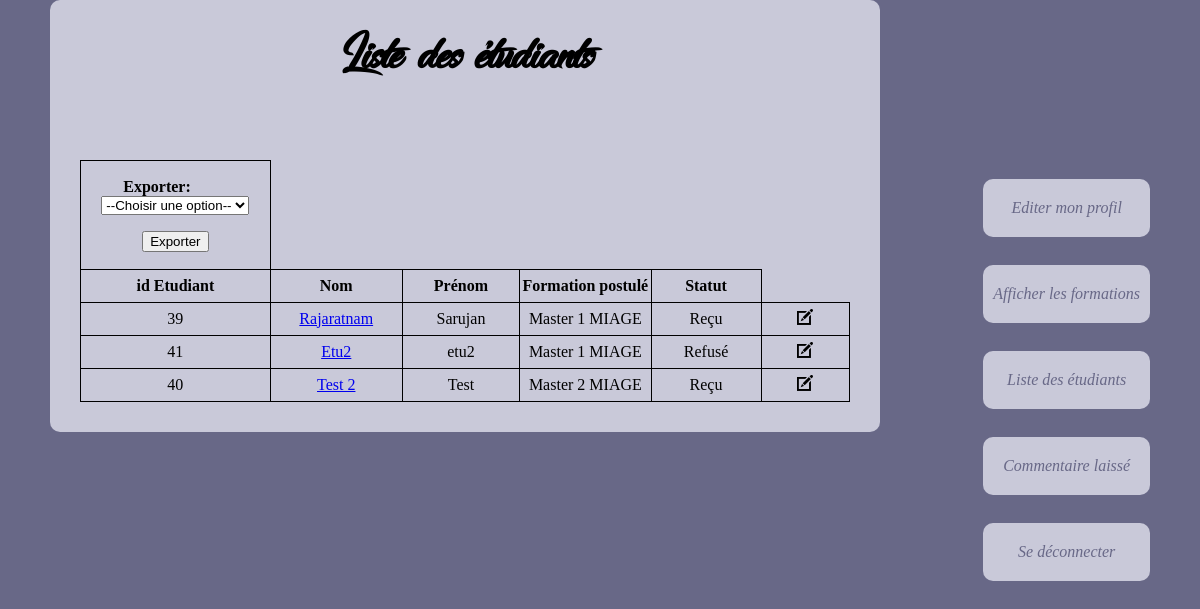
Page /Prof/Etudiants.php on the earlier database version.
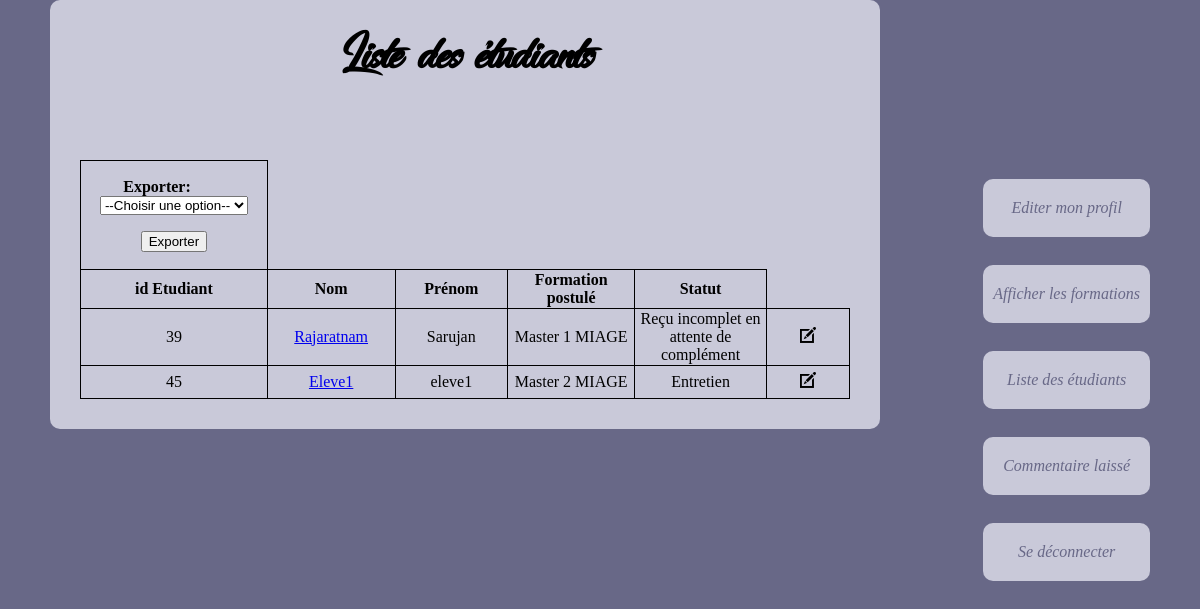
Same page on the later database version.
### tables this page shows
CREATE TABLE `Utilisateur` (
  `id_etudiant` int(11) NOT NULL,
  `Nom` varchar(50) NOT NULL,
  `Prenom` varchar(50) DEFAULT NULL,
  `carte_id` int(11) DEFAULT NULL,
  `date_naiss` date DEFAULT NULL,
  `adresse` varchar(100) DEFAULT NULL,
  `num_tel` int(11) DEFAULT NULL,
  `mail` varchar(70) NOT NULL,
  `mdp` varchar(50) NOT NULL,
  `choixFormation` int(11) DEFAULT NULL,
  `TypeUser` int(11) NOT NULL,
  `id_statuts` int(11) DEFAULT NULL
);

CREATE TABLE `Formation` (
  `id_formation` int(11) NOT NULL,
  `intitule_formation` varchar(70) NOT NULL
);

CREATE TABLE `Statuts` (
  `id_statuts` int(11) NOT NULL,
  `libelle` varchar(75) NOT NULL
);

### Prof/Etudiants.php (the view, shortened to what this page needs)
<?php
include_once '../db.php';
?>
<!DOCTYPE html>
<html>
<head>
	<link rel="stylesheet" href="../Content/css/nobel.css" />
</head>
<body>
<main>
<table>
	<h1> Liste des étudiants </h1>
	<tr>
		<td>
	    <div class="col-md-12 head">
	    	<form action ="" method="post">
				<p>
					<label for="choixFormation"><STRONG>Exporter:</STRONG></label>
					<select name="choixFormation" onchange="document.getElementsByTagName('form').submit();">
					    <option value="">--Choisir une option--</option>
					</select>
				<p> <input type="submit" value="Exporter" /> </p>
			</form>
	    </div></td>
	</tr>
	<tr>
		<td>
			<STRONG>id Etudiant</STRONG>
		</td>
		<td>
			<STRONG>Nom</STRONG>
		</td>
		<td>
			<STRONG>Prénom</STRONG>
		</td>
		<td>
			<STRONG>Formation postulé</STRONG>
		</td>
		<td>
			<STRONG>Statut</STRONG>
		</td>
	</tr>
	<tr>
		<?php
			echo "<br><br>";
			$formation=$bdd->prepare('SELECT DISTINCT id_etudiant,Nom,Prenom,choixFormation,Intitule_formation,libelle, u.id_statuts from Utilisateur u, DocumentsFourni df, Formation f, Statuts s where u.TypeUser=3 and u.choixFormation=f.id_formation and u.id_statuts=s.id_statuts ORDER BY choixFormation,id_etudiant ASC');
			$formation->execute();
			while($lig = $formation->fetch(PDO::FETCH_ASSOC)){
				echo "<tr>";
					echo "<td>".$lig['id_etudiant']."</td>";
					echo "<td><a href='AddFilesE.php?id_etudiant=".$lig['id_etudiant']."'>";
					echo $lig['Nom']."</td>";
					echo "<td>".$lig['Prenom']."</td>";
					echo "<td>".$lig['Intitule_formation']."</td>";
					echo "<td>".$lig['libelle']."</td>";
					echo "<td><a href='EditEtudiant.php?id_statut=".$lig["id_statuts"]."&id_etudiant=".$lig["id_etudiant"]."'><img src='../Content/img/edit-icon.png' alt='' class='icone'/></a></td>";
				echo "</tr>";
			}
			?>
	</tr>
</table>
</main>
	<nav>
		<ul>
			<li><a href = "editerProfileP.php">Editer mon profil</a></li><br>
			<li><a href = "formationsP.php">Afficher les formations</a></li><br>
			<li><a href = "Etudiants.php">Liste des étudiants</a></li><br>
			<li><a href ="CommentaireL.php">Commentaire laissé</a></li><br>
			<li><a href = "../Deconnexion.php">Se déconnecter</a></li><br>
		</ul>
	</nav>
</body>
</html>

### Content/css/nobel.css (style rules this page uses)
body { width : 70%; background-color : #686887; margin:auto; overflow-y: scroll ; position: relative; }
main { width : 70%; margin-left : 150px; margin-right: 100px; background-color : #C9C9D9; border-radius : 10px; padding : 30px; position: relative; }
nav { position : absolute; top : 163px; right : 0px; }
nav ul { padding-left : 20px; }
nav li { list-style-type : none; padding : 0; margin-bottom : 10px; }
nav li a { display : block; margin : 0; background-color : #C9C9D9; border-radius : 10px; padding-top : 20px; padding-bottom : 20px; padding-left : 10px; padding-right : 10px; vertical-align : middle; text-align : center; text-decoration : none; color : #686887; font-style : italic; }
h1 { font-family: "dancing_in_the_rainbow"; font-size: 3.5em; text-align: center; margin-top: 0px; }
label { display : block; width : 150px; }
table { border-collapse : collapse; margin : auto; }
td,th { border : 1px solid black; width : 300px; height : 30px; text-align : center; }
img.icone { width: 16px; }
@media screen and (min-width: 1100px) and (max-width: 1400px) { body { width : 1100px; } }
@media screen and (min-width: 1100px) and (max-width: 1400px) { main, header { margin-left : 0px; } }

Differences in the rows shown:
removed utilisateur: id_etudiant "41", Nom "Etu2", Prenom "etu2", choixFormation.intitule_formation "Master 1 MIAGE", id_statuts.libelle "Refusé"
removed utilisateur: id_etudiant "40", Nom "Test 2", Prenom "Test", choixFormation.intitule_formation "Master 2 MIAGE", id_statuts.libelle "Reçu"
changed utilisateur "Rajaratnam": id_statuts.libelle "Reçu" → "Reçu incomplet en attente de complément"
added utilisateur: id_etudiant "45", Nom "Eleve1", Prenom "eleve1", choixFormation.intitule_formation "Master 2 MIAGE", id_statuts.libelle "Entretien"
